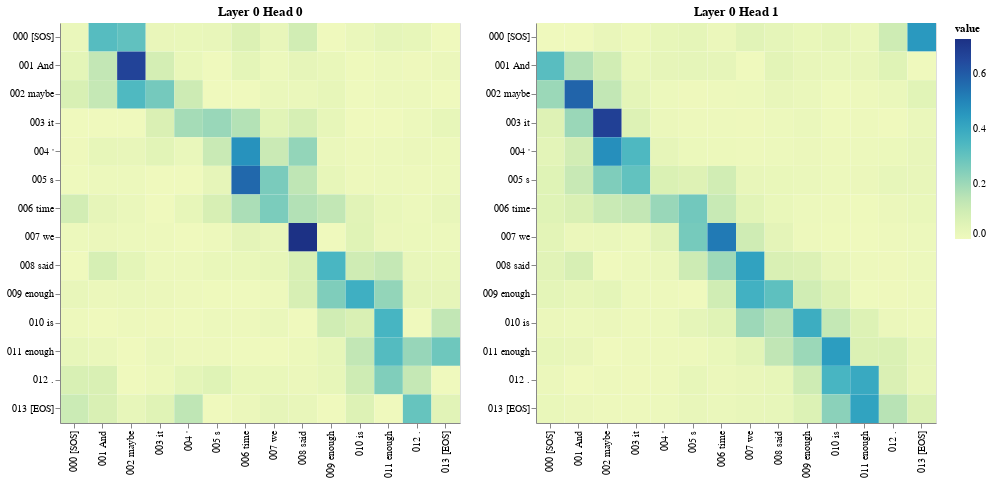

Notebook code cell kept with this figure:
### Code cell
# Encoder Self-Attention:  Encoder uses self-attention to understand input sentence context by allowing each word to attend to all others.
get_all_attention_maps("encoder", layers, heads, encoder_input_tokens, encoder_input_tokens, min(20, sentence_len))

### Figure 1 — Vega-Lite specification as saved in the notebook (floating-point values rounded to 4 significant figures; data arrays with more than 128 entries replaced by an {"elided": "..."} marker saying what was removed)
{"config": {"view": {"continuousWidth": 300, "continuousHeight": 300}}, "vconcat": [{"hconcat": [{"data": {"name": "data-c1c7c9dcff09b900a891b0fc624776d7"}, "mark": {"type": "rect"}, "encoding": {"color": {"field": "value", "type": "quantitative"}, "tooltip": [{"field": "row", "type": "quantitative"}, {"field": "column", "type": "quantitative"}, {"field": "value", "type": "quantitative"}, {"field": "row_token", "type": "nominal"}, {"field": "col_token", "type": "nominal"}], "x": {"axis": {"title": ""}, "field": "col_token", "type": "nominal"}, "y": {"axis": {"title": ""}, "field": "row_token", "type": "nominal"}}, "height": 400, "name": "view_3", "title": "Layer 0 Head 0", "width": 400}, {"data": {"name": "data-13e87766d089320cec9b2c8bc6e7b991"}, "mark": {"type": "rect"}, "encoding": {"color": {"field": "value", "type": "quantitative"}, "tooltip": [{"field": "row", "type": "quantitative"}, {"field": "column", "type": "quantitative"}, {"field": "value", "type": "quantitative"}, {"field": "row_token", "type": "nominal"}, {"field": "col_token", "type": "nominal"}], "x": {"axis": {"title": ""}, "field": "col_token", "type": "nominal"}, "y": {"axis": {"title": ""}, "field": "row_token", "type": "nominal"}}, "height": 400, "name": "view_4", "title": "Layer 0 Head 1", "width": 400}]}], "params": [{"name": "param_3", "select": {"type": "interval", "encodings": ["x", "y"]}, "bind": "scales", "views": ["view_3"]}, {"name": "param_4", "select": {"type": "interval", "encodings": ["x", "y"]}, "bind": "scales", "views": ["view_4"]}], "$schema": "https://vega.github.io/schema/vega-lite/v5.20.1.json", "datasets": {"data-c1c7c9dcff09b900a891b0fc624776d7": {"elided": "196 records"}, "data-13e87766d089320cec9b2c8bc6e7b991": {"elided": "196 records"}}}
